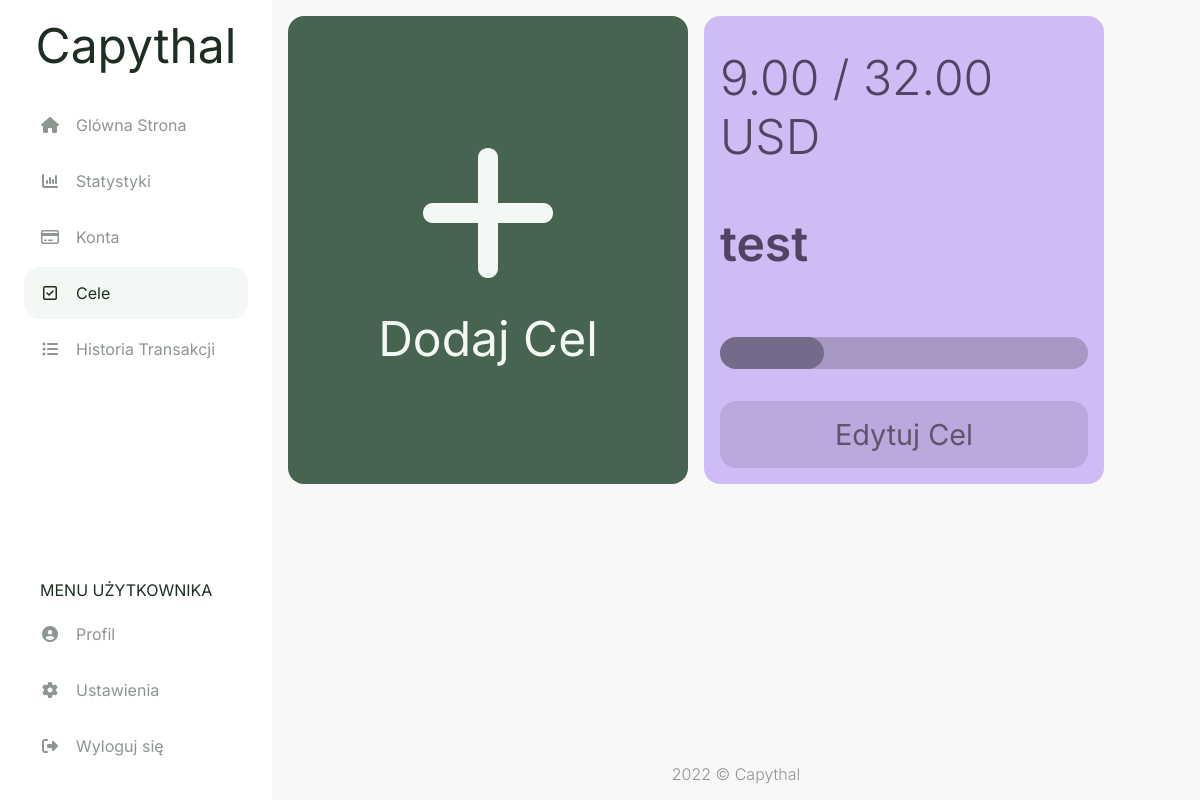
The app's page /goals (signed in), older data.
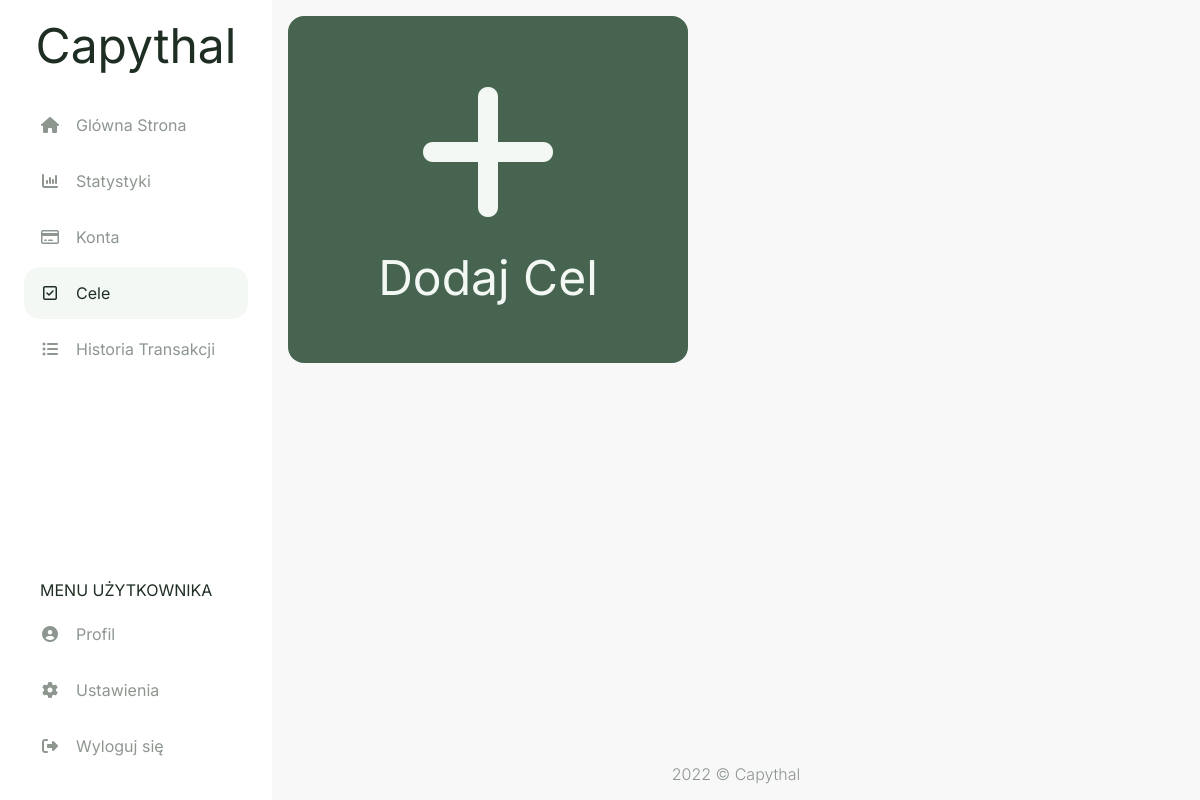
The same page, newer data.
### capythal/models.py (models this page shows, shortened)
class goal(db.Model):
    id = db.Column(db.Integer, primary_key=True)
    account_id = db.Column(db.Integer, db.ForeignKey('account.id'), nullable=False)
    style_id = db.Column(db.Integer, db.ForeignKey('style.id'), nullable=False)
    name = db.Column(db.String(50), nullable=False)
    amount_req = db.Column(db.Numeric(12,2), nullable=False)
    amount_avb = db.Column(db.Numeric(12,2), nullable=False)

class currency(db.Model):
    id = db.Column(db.Integer, primary_key=True)
    name = db.Column(db.String(20), nullable=False)
    account = db.relationship("account", backref="currency", lazy=True)
    settings = db.relationship("settings", backref="currency", lazy=True)

### capythal/routes.py (the view, shortened to what this page needs)
@app.route('/goals', methods=['GET', 'POST'])
@login_required
def goals():
    form_add = addGoalForm()
    form_edit = editGoalForm()
    goals = db.session.query(goal,account,currency,style).join(account, goal.account_id==account.id).join(currency, currency.id==account.currency_id).join(style, goal.style_id==style.id).filter(account.user_id == current_user.id)
    user_accs = db.session.query(account,acc_type).join(acc_type).join(style).filter(account.user_id == current_user.id)
    accs_list = [(i.account.id, f"{i.account.fin_inst} - {i.acc_type.name}") for i in user_accs]
    form_add.account.choices = accs_list
    form_edit.account.choices = accs_list
    if form_add.submitNewGoal.data and form_add.validate():
        new_goal = goal(account_id = form_add.account.data, amount_req = form_add.amount_req.data, amount_avb = form_add.amount_avb.data, style_id = randint(1,10), name = form_add.name.data )
        db.session.add(new_goal)
        db.session.commit()
        return redirect(url_for('goals'))
    if form_edit.deleteGoal.data:
        db.session.execute(
            delete(goal)
            .where((goal.id == form_edit.goal_id.data)))
        db.session.commit()
        return redirect(url_for('goals'))
    return render_template("goals.html", goals = goals, form_add = form_add, form_edit = form_edit, accs_list = accs_list)

### capythal/models.py (called while the page is built)
@login_manager.user_loader
def load_user(user_id):
    return user.query.get(int(user_id))

### capythal/routes.py (called while the page is built)
@app.template_filter()
def currencyFormat(value):
    value = float(value)
    return "{:,.2f}".format(value)

### capythal/templates/goals.html (shortened to what this page needs)
{% extends "layout.html" %}
{% set active_page = "goals" %}
{% block head %}
  {{ super() }}
  <link rel="stylesheet" href="{{ url_for('static', filename='css/goals.css') }}">
  <link rel="stylesheet" href="{{ url_for('static', filename='css/modals/goal-modal.css') }}">
{% endblock %}
{% block content %}
<div class="goals-flexbox">
  {% if accs_list|length == 0 %}
  <div class="goal-add goal-add-disabled bg-main-btn fc-main-btn">
    <span class="fs-1">Aby móc dodać cel, utwórz <a href="{{ url_for('accounts') }}" class="acc-redirect">konto</a></span>
  </div>
  {% else %}
  <a href="#modal-add" class="goal-add bg-main-btn fc-main-btn">
    <span class="goal-plus-sign fa fa-plus"></span>
    <span class="fs-1">Dodaj Cel</span>
  </a>
  {% endif %}
  {% for goal,account,currency,style in goals %}
    <div class="goal-info style-{{ style.name }}">
      <span class="fs-1 fw-light">{{ goal.amount_avb | currencyFormat }} / {{ goal.amount_req | currencyFormat }} {{ currency.name }}</span>
      <span class="fs-1 fw-semibold">{{ goal.name }}</span>
      <div class="goal-bottom">
        <progress class="goal-progress" value="{% if (goal.amount_avb / goal.amount_req) > 0.08 %}{{ goal.amount_avb }}{% else %}{{ goal.amount_req / 12 }}{% endif %}" max="{{ goal.amount_req }}"></progress>
        <a href="#modal{{ goal.id }}" class="goal-edit" value=1>
          <span class="fs-2">Edytuj Cel</span>
        </a>
      </div>
    </div>
  {% endfor %}
</div>
{% endblock %}

Row changes from the older to the newer data that the page shows:
removed goal: amount_avb "9.00", amount_req "32.00", name "USD", name "test"
